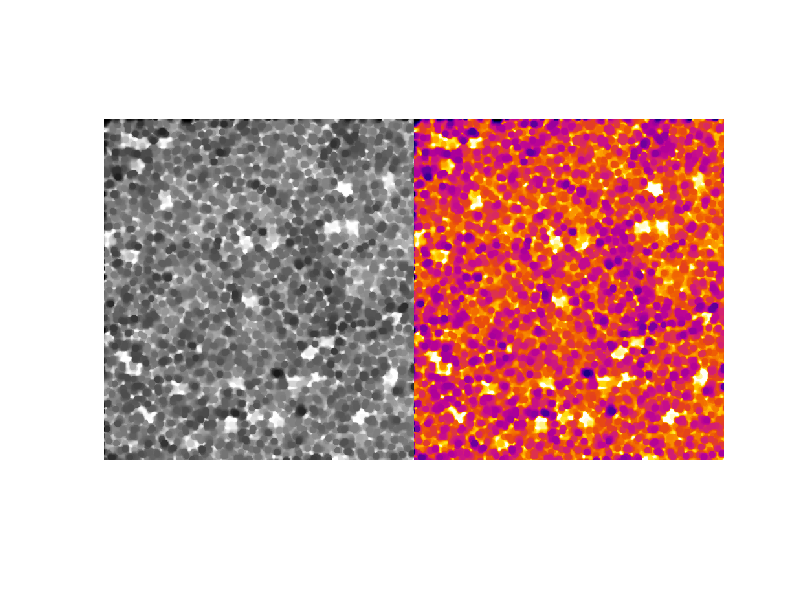
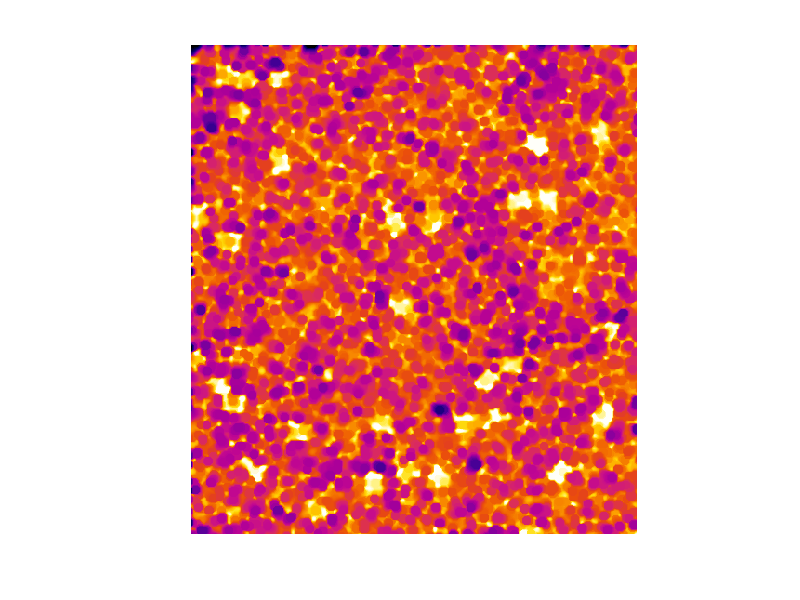
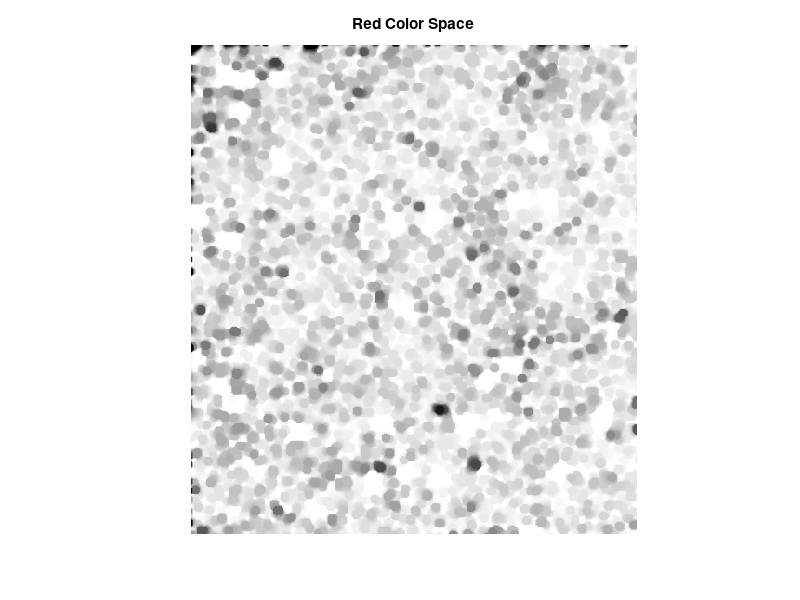
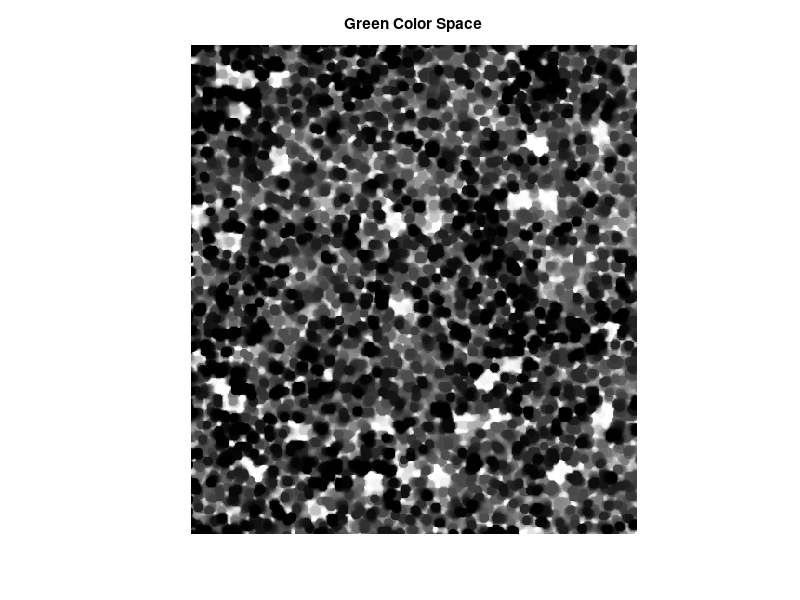

MATLAB code for these plots, in order: (Note: this script raises an error after producing the figures.)
%% CryoEM Color-Based Segmentation Using SOM...
%
close all; clear all; clc;
%% Step(1): Iron Color Palettes...
    % The built-in colormap of the matlab seems not that kind of good for
    % some images, for this reason using a text editor and its value is 
    % defined inside. The value of this one is defined in uint8 format 
    % (0-255), thus the image converted to floating point (0-1) and imported 
    % them to matlab. Now it works pretty well.
    load('iron.mat');
    C=iron;
    load('Cropped_image.mat');
    img=J1;
    [row,col]= size(img);
    img=double(img);
    figure; imshow(img);
    G=double(img);
    L = size(C,1);
    %Scale the matrix to the range of the map.
    Gs = round(interp1(linspace(min(G(:)),max(G(:)),L),1:L,G));
    % Make RGB image from scaled.
    H = reshape(C(Gs,:),[size(Gs) 3]); 
    uint8Image = uint8(255 * mat2gray(H));
    imshowpair(G,uint8Image,'montage');
    % Image=uint8Image(:,:,2);
    figure;imshow(uint8Image);
    % imwrite(uint8Image,'3.jpg');
    
%% Step (2): CryoEM Clustering using SOM...
    % read the MRI image from the spesific directory
    Img=uint8Image;
    
    % Display the Color CryoEM channels
    figure;imshow(Img(:,:,1));title('Red Color Space');
    figure;imshow(Img(:,:,2));title('Green Color Space');
    figure;imshow(Img(:,:,3));title('Blue Color Space');
    
    % Convert the image from RGB space to LAB space
    I=Img;
    imshow(I);
    cform = makecform('srgb2lab');
    lab_I = applycform(I,cform);
    ab = double(lab_I(:,:,2:3));
    figure;imshow(lab_I(:,:,1));title('L* Color Space');
    figure;imshow(lab_I(:,:,1));title('L* Color Space');
    figure;imshow(lab_I(:,:,2));title('a* Color Space');
    figure;imshow(lab_I(:,:,3));title('b* Color Space');
    
    % Cluster the image using SOM
    nrows = size(ab,1);
    ncols = size(ab,2);
    ab = reshape(ab,nrows*ncols,2);
    a = ab(:,1);
    b = ab(:,2);
    normA = (a-min(a(:))) ./ (max(a(:))-min(a(:)));
    normB = (b-min(b(:))) ./ (max(b(:))-min(b(:)));
    ab = [normA normB];
    newnRows = size(ab,1);
    newnCols = size(ab,2);
    cluster = 5;
    % Max number of iteration
    N = 90;
    % initial learning rate
    eta = 0.3;
    % exponential decay rate of the learning rate
    etadecay = 0.2;
    %random weight

    w = rand(2,cluster);
    %initial D
    D = zeros(1,cluster);
    % initial cluster index
    clusterindex = zeros(newnRows,1);
    % start 
    for t = 1:N
       for data = 1 : newnRows
           for c = 1 : cluster
               D(c) = sqrt(((w(1,c)-ab(data,1))^2) + ((w(2,c)-ab(data,2))^2));
           end
           %find best macthing unit
           [~, bmuindex] = min(D);
           clusterindex(data)=bmuindex;

           %update weight
           oldW = w(:,bmuindex);
           new = oldW +  eta * (reshape(ab(data,:),2,1)-oldW);
    %        new = oldW +  eta * (reshape(ab(data,:),2,1)-oldW);
           w(:,bmuindex) = new;

       end
       % update learning rate
       eta= etadecay * eta;
    end

    %Label Every Pixel in the Image Using the Results from KMEANS
    pixel_labels = reshape(clusterindex,nrows,ncols);
    %Create Images that Segment the I Image by Color.
    segmented_images = cell(1,3);
    rgb_label = repmat(pixel_labels,[1 1 3]);

    for k = 1:cluster
        color = I;
        color(rgb_label ~= k) = 0;
        segmented_images{k} = color;
    end
    figure,imshow(segmented_images{1}), title('objects in cluster 1');
    figure,imshow(segmented_images{2}), title('objects in cluster 2');
    figure,imshow(segmented_images{3}), title('objects in cluster 3');
    figure,imshow(segmented_images{4}), title('objects in cluster 4');
    figure,imshow(segmented_images{5}), title('objects in cluster 5');
    % figure,imshow(segmented_images{6}), title('objects in cluster 6');
    %%
    BW = double(imbinarize(rgb2gray(segmented_images{1})));
    figure;imshow(BW);
    SE=strel('disk',4);
    k=imfill(BW,'holes');BW = imopen(k,SE);imshow(BW,[])
    c=bwareaopen(BW,100);
    figure;imshow(c);title('Clustered Image');
    figure;histogram(c);title('SOM Clustering Histogram');

    % %% Step 5: Display 'a*' and 'b*' Values of the Labeled Colors.
    % % You can see how well the nearest neighbor classification separated the different color populations 
    % % by plotting the 'a*' and 'b*' values of pixels that were classified into separate colors. 
    % % For display purposes, label each point with its color label.
    % purple = [119/255 73/255 152/255];
    % plot_labels = {'k', 'r', 'g', purple, 'm', 'y'};
    % 
    % figure
    % nColors=cluster;
    % for count = 1:nColors
    %   plot(a(label==count-1),b(label==count-1),'.','MarkerEdgeColor', ...
    %        plot_labels{count}, 'MarkerFaceColor', plot_labels{count});
    %   hold on;
    % end
    %   
    % title('Scatterplot of the segmented pixels in ''a*b*'' space');
    % xlabel('''a*'' values');
    % ylabel('''b*'' values');
    %%
    [img,path]=uigetfile('*.jpg','Select a MRI Brain Tumor Image');
    % open the directory box
    str=strcat(path,img);

    % read the MRI image from the spesific directory
    img=imread(str);
    figure;imshow(img);title('Detection using SOM-Color Based Clustering');
    cell_str=regionprops(c,'All');

    for k = 1 : length(cell_str)
      thisBB = cell_str(k).BoundingBox;
      rectangle('Position', [thisBB(1),thisBB(2),thisBB(3),thisBB(4)],...
      'EdgeColor','r','LineWidth',2 )
    end
